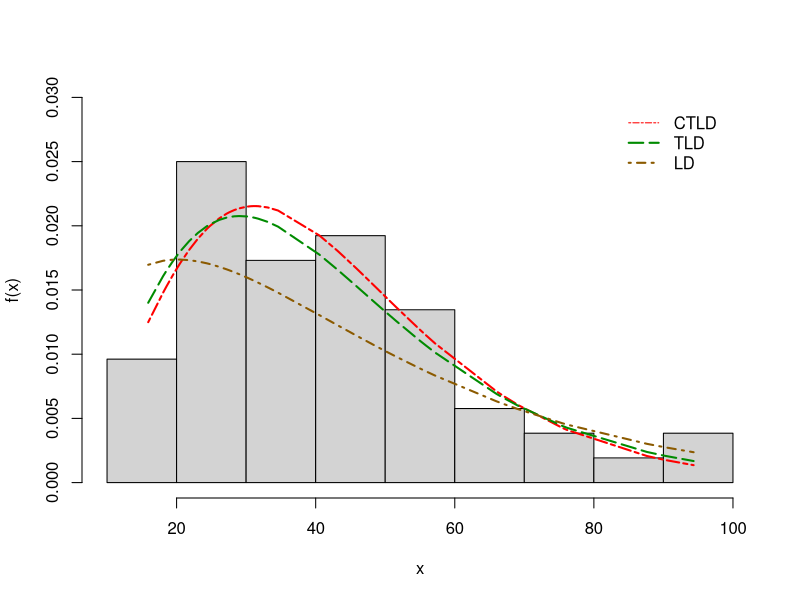

Here is the R script that generated this plot:

##################################
###### Graph Empirical PDF #######
##################################

#############################
### LIndley Distribution  ###
############################

#################################################
#### The weekly extreme wind speed Data Set #####
#################################################

x= c( 24.52, 69.15, 33.21, 30.79, 18.12, 94.34, 55.40, 28.28,
      49.73, 15.92, 21.81, 21.80, 30.56, 18.56, 87.63, 40.53,
      43.31, 20.10, 27.56, 90.16, 57.14, 28.98, 43.03, 49.13,
      50.47, 31.09, 27.17, 20.59, 65.99, 18.05, 19.44, 54.70,
      31.34, 48.32, 30.11, 46.22, 40.60, 24.76, 46.64, 75.50,
      45.78, 26.14, 23.06, 33.01, 51.56, 55.22, 67.04, 34.59,
      24.32, 55.88, 31.74, 76.17)

x <- sort(x)
n <- length(x)


##############################
### Empirical Density Plot ###
##############################

hist(x, freq=FALSE, ylim = c(0,.03),main="",xlab="x",ylab="f(x)")
#plot(x, (1:n)/n, type = 's', ylim = c(0, 1),xlab = "", ylab="Fn(x)", main = NULL)

#################################################
#####  Cubic Transmuted LIndley Distribution  ###
#################################################



l= 0.99999997 
t= 0.04301065




g1= (t^2)/(t+1)
g2= exp(-t*x)

g= g1* (1+x) * g2  # Base Distribution PDF #


G1= (t+1+(t*x))/(t+1)

G = 1- (G1*g2)   # Base Distribution CDF #



f1= (1-l) * g
f2= 6*l*g*G
f3= 6*l*g*(G^2)

fx = f1 + f2 - f3 # Cubic Distribution PDF #




lines(x,fx,type="l", col="red", lty=6, lwd=2)



#############################################
###### Transmuted LIndley Distribution ######
#############################################


t =  0.06443516
l = -0.99999969 


f1= t^2

f2= f1/(t+1)
f3= (1+x)*exp(-t*x)
f4= (t+1+t*x)/(t+1)

fx= f2* f3* (1-l + 2*l*f4*exp(-t*x))



lines(x,fx,type="l",col="green4", lty=5,lwd=2)

####################################
###### LIndley Distribution  #######
####################################


t = 0.04716729 



f1= t^2

f2= f1/(t+1)
f3= (1+x)*exp(-t*x)

fx = f2*f3


lines(x,fx,type="l",col="orange4",lty=4, lwd=2)

##################
####  Legend  ####
##################


legend("topright",inset=0.05, bty="n", c("CTLD","TLD","LD"), lwd=c(1,2,2,2,2), lty=c(6,5,4,3),
       col=c("red","green4","orange4"))


###################
#### Thank You ####
###################
